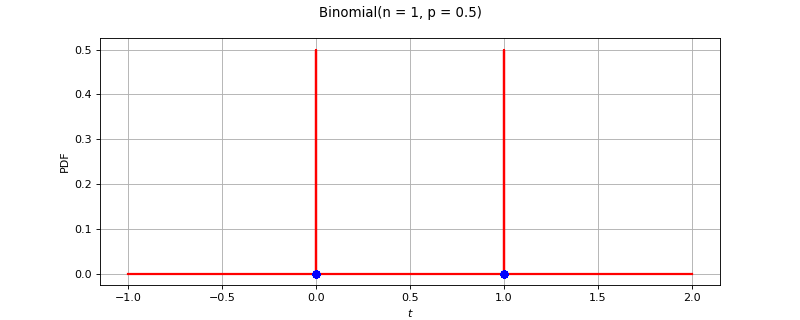

This chart was generated by the following Python code:
import openturns as ot
from matplotlib import pyplot as plt
from openturns.viewer import View
ot.RandomGenerator.SetSeed(0)
factory = ot.BinomialFactory()
ref = factory.build()
dimension = ref.getDimension()
if dimension <= 2:
    if dimension == 1:
        sample = ref.getSample(50)
        distribution = factory.build(sample)
        distribution.setDescription(['$t$'])
        pdf_graph = distribution.drawPDF(256)
        cloud = ot.Cloud(sample, ot.Sample(sample.getSize(), 1))
        cloud.setColor('blue')
        cloud.setPointStyle('fcircle')
        pdf_graph.add(cloud)
        pdf_graph.setTitle(str(distribution))
        fig = plt.figure(figsize=(10, 4))
        pdf_axis = fig.add_subplot(111)
        View(pdf_graph, figure=fig, axes=[pdf_axis], add_legend=False)
    else:
        sample = ref.getSample(500)
        distribution = factory.build(sample)
        distribution.setDescription(['$t_0$', '$t_1$'])
        pdf_graph = distribution.drawPDF([256]*2)
        cloud = ot.Cloud(sample)
        cloud.setColor('red')
        cloud.setPointStyle('fcircle')
        pdf_graph.add(cloud)
        pdf_graph.setTitle(str(distribution))
        fig = plt.figure(figsize=(10, 4))
        pdf_axis = fig.add_subplot(111)
        View(pdf_graph, figure=fig, axes=[pdf_axis], add_legend=False, square_axes=True)
